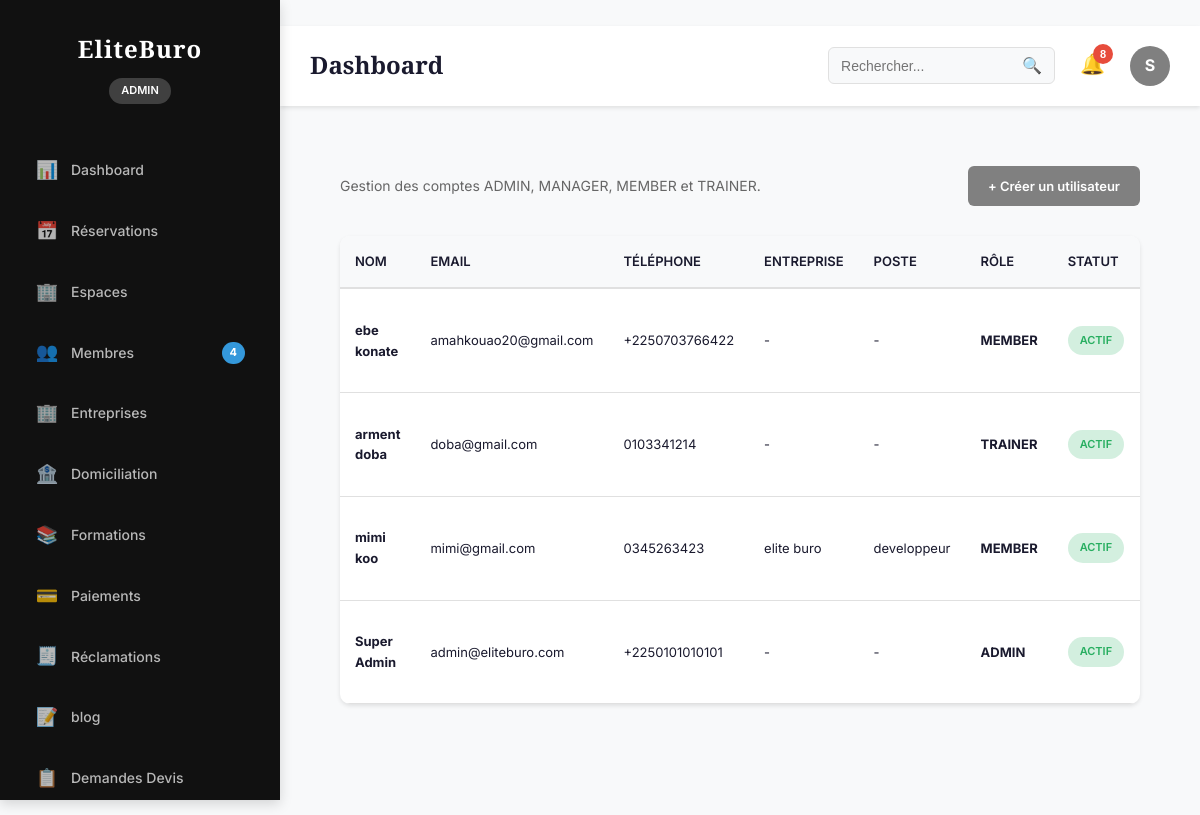
Before: /dashboard/users/ (signed in) with the older database file.
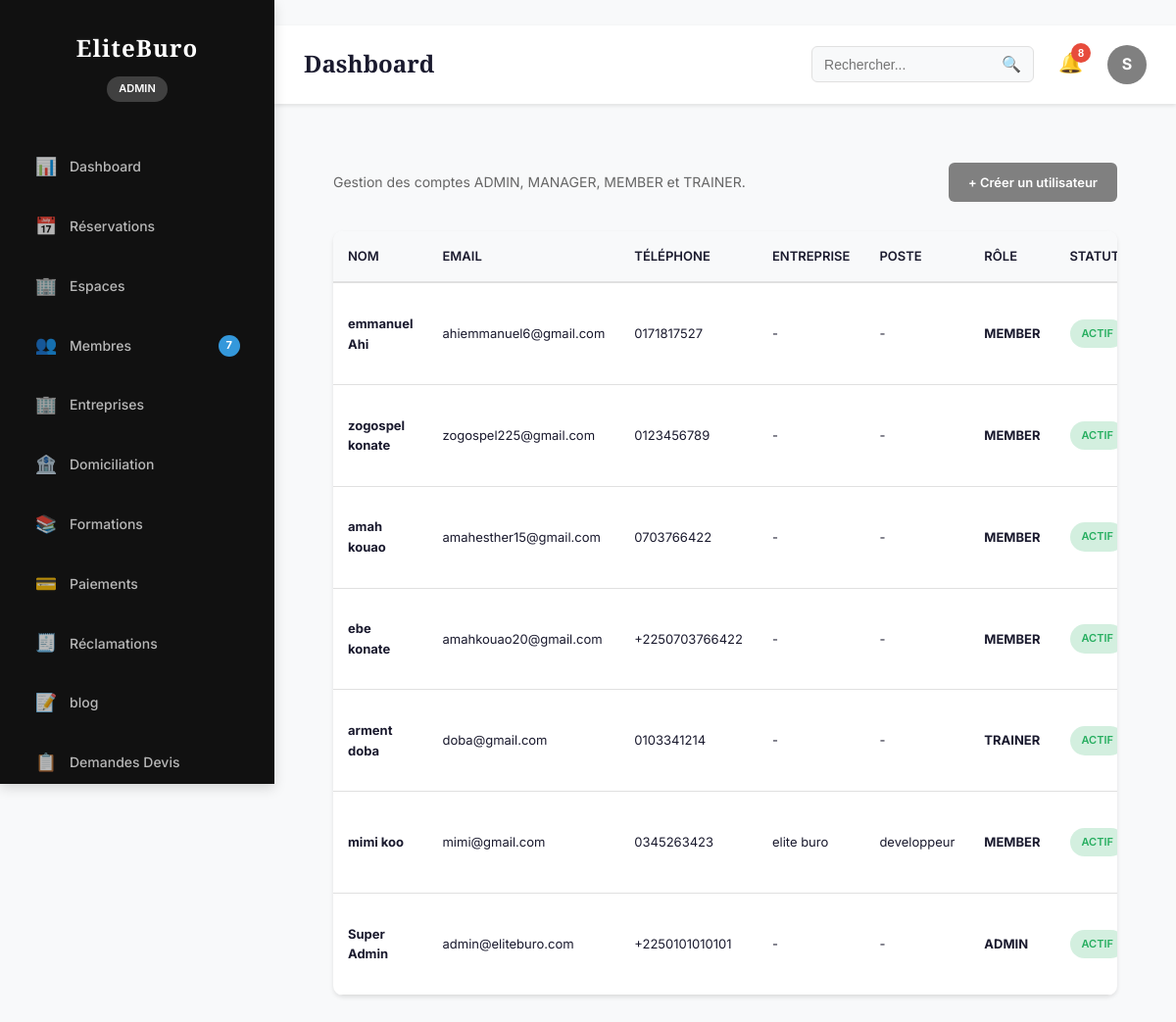
After: the same page with the newer database file.
### accounts/models.py (models this page shows, shortened)
class User(AbstractUser):
    class Role(models.TextChoices):
        ADMIN = "ADMIN", "Administrateur"
        MANAGER = "MANAGER", "Gestionnaire"
        MEMBER = "MEMBER", "Membre"
        TRAINER = "TRAINER", "Formateur"
    username = None
    id = models.UUIDField(
        primary_key=True,
        default=uuid.uuid4,
        editable=False
    )
    email = models.EmailField(
        unique=True
    )
    first_name = models.CharField(
        max_length=150
    )
    last_name = models.CharField(
        max_length=150
    )
    phone_validator = RegexValidator(
        regex=r'^\+?[0-9]{8,15}$',
        message="Numéro de téléphone invalide."
    )
    phone = models.CharField(
        max_length=20,
        validators=[phone_validator],
        unique=True
    )
    avatar = models.ImageField(
        upload_to="users/avatar/",
        blank=True,
        null=True
    )
    role = models.CharField(
        max_length=20,
        choices=Role.choices,
        default=Role.MEMBER
    )
    company_name = models.CharField(
        max_length=255,
        blank=True
    )
    job_title = models.CharField(
        max_length=255,
        blank=True
    )
    birth_date = models.DateField(
        blank=True,
        null=True
    )
    gender = models.CharField(
        max_length=20,
        blank=True
    )
    website = models.URLField(
        blank=True
    )
    bio = models.TextField(
        blank=True
    )
    language = models.CharField(
        max_length=10,
        default="fr"
    )
    timezone = models.CharField(
        max_length=100,
        default="Africa/Abidjan"
    )
    is_email_verified = models.BooleanField(
        default=False
    )
    is_phone_verified = models.BooleanField(
        default=False
    )
    receive_email_notification = models.BooleanField(
        default=True
    )
    receive_sms_notification = models.BooleanField(
        default=True
    )
    receive_whatsapp_notification = models.BooleanField(
        default=True
    )
    last_activity = models.DateTimeField(
        null=True,
        blank=True
    )
    created_at = models.DateTimeField(
        auto_now_add=True
    )
    updated_at = models.DateTimeField(
        auto_now=True
    )
    USERNAME_FIELD = "email"
    REQUIRED_FIELDS = []
    objects = UserManager()
    class Meta:
        ordering = ["-created_at"]
        verbose_name = "Utilisateur"
        verbose_name_plural = "Utilisateurs"
    @property
    def full_name(self):
        return f"{self.first_name} {self.last_name}"

### dashboard/views.py (the view)
# urls.py: path("users/", AdminUsersView.as_view(), name="users"),
class AdminUsersView(AdminBaseView):
    template_name = "dashboard/admin/users.html"
    def get_context_data(self, **kwargs):
        context = super().get_context_data(**kwargs)
        context["users"] = User.objects.all().order_by("-created_at")
        return context

### dashboard/permissions.py (called while the page is built)
def is_admin_or_manager(user) -> bool:
    return getattr(user, "is_authenticated", False) and getattr(user, "role", None) in {User.Role.ADMIN, User.Role.MANAGER}

### dashboard/services.py (called while the page is built)
def get_admin_stats() -> DashboardStats:
    user_count = User.objects.count()
    reservation_count = Reservation.objects.count()
    income_total = (
        Reservation.objects.filter(statut="confirmed").aggregate(total=Sum("montant_total")).get("total")
        or Decimal("0")
    )
    formation_count = Formation.objects.count()
    domiciliation_count = DomiciliationRequest.objects.count()
    return DashboardStats(
        users=user_count,
        reservations=reservation_count,
        income_total=income_total,
        formations=formation_count,
        domiciliation_requests=domiciliation_count,
    )

### dashboard/views.py (called while the page is built)
def admin_permission_guard(request: HttpRequest):
    if not is_admin_or_manager(request.user):
        raise PermissionDenied

    def dispatch(self, request: HttpRequest, *args, **kwargs):
        try:
            admin_permission_guard(request)
        except PermissionDenied:
            return HttpResponseForbidden("Accès réservé au back-office.")
        return super().dispatch(request, *args, **kwargs)

### templates/dashboard/admin/users.html (shortened to what this page needs)
{% extends 'layouts/base_admin.html' %}
{% block content %}
<div class="content">
    <div class="section-header">
        <div>
            <p style="color:var(--text-light);font-size:14px;">
                Gestion des comptes ADMIN, MANAGER, MEMBER et TRAINER.
            </p>
        </div>
        <a href="{% url 'dashboard_admin:user_create' %}"
           class="btn-primary">
            + Créer un utilisateur
        </a>
    </div>
    <div class="table-container">
        <table class="admin-table">
            <thead>
                <tr>
                    <th>
                        Nom
                    </th>
                    <th>
                        Email
                    </th>
                    <th>
                        Téléphone
                    </th>
                    <th>
                        Entreprise
                    </th>
                    <th>
                        Poste
                    </th>
                    <th>
                        Rôle
                    </th>
                    <th>
                        Statut
                    </th>
                </tr>
            </thead>
            <tbody>
            {% for u in users %}
                <tr>
                    <td>
                        <strong>
                            {{ u.full_name|default:u.email }}
                        </strong>
                    </td>
                    <td>
                        {{ u.email }}
                    </td>
                    <td>
                        {{ u.phone|default:"-" }}
                    </td>
                    <td>
                        {{ u.company_name|default:"-" }}
                    </td>
                    <td>
                        {{ u.job_title|default:"-" }}
                    </td>
                    <td>
                        <strong>
                            {{ u.role }}
                        </strong>
                    </td>
                    <td>
                        {% if u.is_active %}
                            <span class="status-badge confirmed">
                                Actif
                            </span>
                        {% else %}
                            <span class="status-badge cancelled">
                                Inactif
                            </span>
                        {% endif %}
                    </td>
                </tr>
            {% endfor %}
            </tbody>
        </table>
    </div>
</div>
{% endblock %}

### templates/partials/header.html (shortened to what this page needs)
<header class="top-bar">
    <div class="top-bar-left">
        <h1 class="page-title">
            {% block page_title %}
            Dashboard
            {% endblock %}
        </h1>
    </div>
    <div class="top-bar-right">
        <div class="search-box">
            <input
                type="text"
                class="search-input"
                placeholder="Rechercher...">
            <button class="search-btn">
                🔍
            </button>
        </div>
        <div class="notifications">
            <button class="notification-btn">
                🔔
                <span class="notification-count">
                    {{ recent_activity|length|default:0 }}
                </span>
            </button>
        </div>
        <div class="user-menu">
            <div class="user-avatar">
                {{ request.user.first_name|slice:":1"|default:"A" }}
            </div>
        </div>
    </div>
</header>

Changed rows visible on the page:
added User: full_name "emmanuel Ahi", email "ahiemmanuel6@gmail.com", phone "0171817527", company_name "-", job_title "-", role "MEMBER", is_active "ACTIF"
added User: full_name "zogospel konate", email "zogospel225@gmail.com", phone "0123456789", company_name "-", job_title "-", role "MEMBER", is_active "ACTIF"
added User: full_name "amah kouao", email "amahesther15@gmail.com", phone "0703766422", company_name "-", job_title "-", role "MEMBER", is_active "ACTIF"
Other visible differences:
{{ stats.users|default_if_none:0 }}: "4" → "7"
